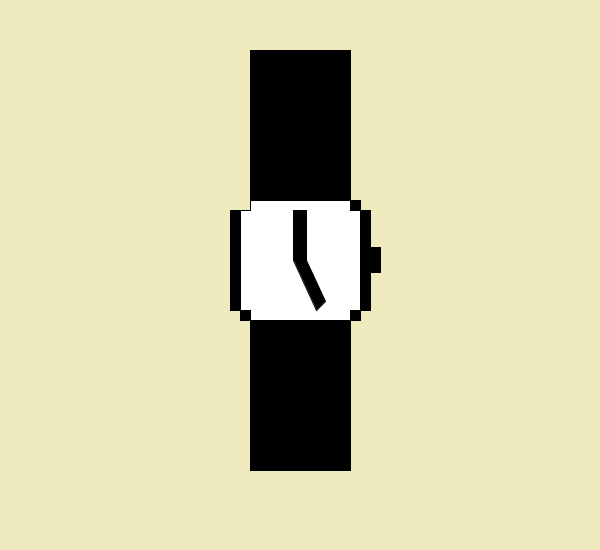
Frame 1 (no input)
Frame 60 (the mouse pressed at the canvas centre just before this capture): identical to frame 1, image omitted
Frame 120 (the mouse held since frame 60 and released just before this capture): identical to frame 1, image omitted

The Processing sketch that drew this single still picture (run headless with seeded random() and noise(); from frame 60 on, the mouse is pressed at the canvas centre):

// Processing sketch: processing_18601
// ── processing_18601.pde

void setup(){
size (600,550);
background (240,235,191);
}


void draw(){
//clock, wrist band low
fill(0,0,0);
beginShape ();
vertex (250,50);
vertex (350,50);
vertex (350,200);
vertex (250,200);
vertex (250,50);
endShape();

//clock, wrist band upper
fill(0,0,0);
beginShape ();
vertex (250,320);
vertex (350,320);
vertex (350,470);
vertex (250,470);
vertex (250,320);
endShape ();


//outer frame of clock, square 1
fill(0,0,0);
beginShape ();
vertex (350,200);
vertex (360,200);
vertex (360,210);
vertex (350,210);
vertex (350,200);
endShape ();

//outer frame of clock, square 2
fill(0,0,0);
beginShape ();
vertex (350,310);
vertex (360,310);
vertex (360,320);
vertex (350,320);
vertex (350,310);
endShape ();

//outer frame of clock, square 3
fill(0,0,0);
beginShape ();
vertex (250,310);
vertex (250,320);
vertex (240,320);
vertex (240,310);
vertex (250,310);
endShape ();

//outer frame of clock, square 4
fill(0,0,0);
beginShape ();
vertex (250,220);
vertex (250,210);
vertex (240,210);
vertex (240,220);
vertex (250,220);
endShape ();

//outer frame of clock, ride side
fill(0,0,0);
beginShape();
vertex (360,210);
vertex (370,210);
vertex (370,310);
vertex (360,310);
vertex (360,210);
endShape();

//dial
fill(0,0,0);
beginShape();
vertex (360,247.5);
vertex (380,247.5);
vertex (380,272.5);
vertex (360,272.5);
vertex (360,247.5);
endShape();

//outer frame of clock, left side
fill(0,0,0);
beginShape();
vertex (230,210);
vertex (240,210);
vertex (240,310);
vertex (230,310);
vertex (230,210);
endShape();

//white box 
fill(255,255,255);
beginShape ();
vertex (250,200);
vertex (350,200);
vertex (350,210);
vertex (360,210);
vertex (360,310);
vertex (350,310);
vertex (350,320);
vertex (250,320);
vertex (250,310);
vertex (240,310);
vertex (240,210);
vertex (250,210);
vertex (250,200);
endShape ();

//hour hand
fill(0,0,0);
beginShape ();
vertex (293.75,210);
vertex (306.25,210);
vertex (306.25,260);
vertex (293.75,260);
vertex (293.75,210);
endShape ();

//minute hand
smooth();
fill(0,0,0);
beginShape();
vertex (293.75,260);
vertex (306.25,260);
vertex (325.5,301.2);
vertex (316.7,310);
vertex (293.75,260);
endShape();


}
